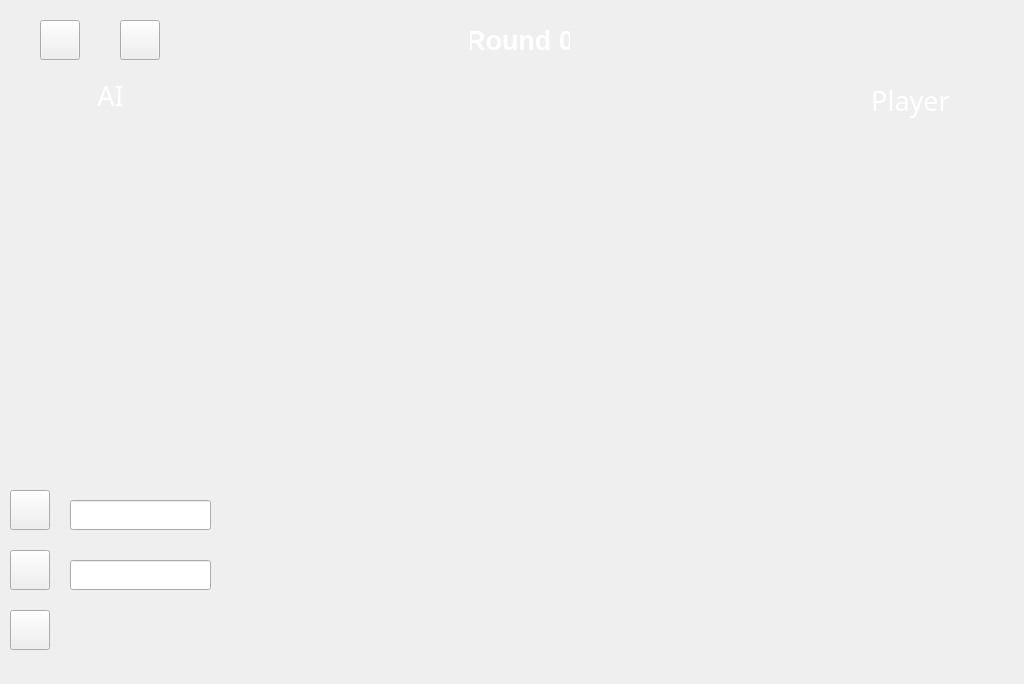
<?xml version="1.0" encoding="UTF-8"?>
<ui version="4.0">
 <class>HumanvsAi</class>
 <widget class="QWidget" name="HumanvsAi">
  <property name="geometry">
   <rect>
    <x>0</x>
    <y>0</y>
    <width>1024</width>
    <height>684</height>
   </rect>
  </property>
  <property name="windowTitle">
   <string>Form</string>
  </property>
  <widget class="QPushButton" name="aiButton">
   <property name="geometry">
    <rect>
     <x>10</x>
     <y>490</y>
     <width>40</width>
     <height>40</height>
    </rect>
   </property>
   <property name="text">
    <string/>
   </property>
  </widget>
  <widget class="QLineEdit" name="info_ai">
   <property name="geometry">
    <rect>
     <x>70</x>
     <y>500</y>
     <width>141</width>
     <height>30</height>
    </rect>
   </property>
   <property name="sizePolicy">
    <sizepolicy hsizetype="Fixed" vsizetype="Fixed">
     <horstretch>0</horstretch>
     <verstretch>0</verstretch>
    </sizepolicy>
   </property>
   <property name="autoFillBackground">
    <bool>false</bool>
   </property>
   <property name="readOnly">
    <bool>true</bool>
   </property>
  </widget>
  <widget class="QPushButton" name="mapButton">
   <property name="geometry">
    <rect>
     <x>10</x>
     <y>550</y>
     <width>40</width>
     <height>40</height>
    </rect>
   </property>
   <property name="text">
    <string/>
   </property>
  </widget>
  <widget class="QLineEdit" name="info_map">
   <property name="geometry">
    <rect>
     <x>70</x>
     <y>560</y>
     <width>141</width>
     <height>30</height>
    </rect>
   </property>
   <property name="sizePolicy">
    <sizepolicy hsizetype="Fixed" vsizetype="Fixed">
     <horstretch>0</horstretch>
     <verstretch>0</verstretch>
    </sizepolicy>
   </property>
  </widget>
  <widget class="QWidget" name="verticalLayoutWidget_2">
   <property name="geometry">
    <rect>
     <x>830</x>
     <y>140</y>
     <width>181</width>
     <height>431</height>
    </rect>
   </property>
   <layout class="QVBoxLayout" name="verticalLayout_2"/>
  </widget>
  <widget class="QPushButton" name="startButton">
   <property name="geometry">
    <rect>
     <x>10</x>
     <y>610</y>
     <width>40</width>
     <height>40</height>
    </rect>
   </property>
   <property name="text">
    <string/>
   </property>
  </widget>
  <widget class="QPushButton" name="returnButton">
   <property name="geometry">
    <rect>
     <x>40</x>
     <y>20</y>
     <width>40</width>
     <height>40</height>
    </rect>
   </property>
   <property name="text">
    <string/>
   </property>
  </widget>
  <widget class="QWidget" name="verticalLayoutWidget_3">
   <property name="geometry">
    <rect>
     <x>230</x>
     <y>80</y>
     <width>591</width>
     <height>531</height>
    </rect>
   </property>
   <layout class="QVBoxLayout" name="verticalLayout_3"/>
  </widget>
  <widget class="QPushButton" name="helpButton">
   <property name="geometry">
    <rect>
     <x>120</x>
     <y>20</y>
     <width>40</width>
     <height>40</height>
    </rect>
   </property>
   <property name="text">
    <string/>
   </property>
  </widget>
  <widget class="QLabel" name="label">
   <property name="geometry">
    <rect>
     <x>60</x>
     <y>80</y>
     <width>101</width>
     <height>31</height>
    </rect>
   </property>
   <property name="palette">
    <palette>
     <active>
      <colorrole role="WindowText">
       <brush brushstyle="SolidPattern">
        <color alpha="255">
         <red>255</red>
         <green>255</green>
         <blue>255</blue>
        </color>
       </brush>
      </colorrole>
     </active>
     <inactive>
      <colorrole role="WindowText">
       <brush brushstyle="SolidPattern">
        <color alpha="255">
         <red>255</red>
         <green>255</green>
         <blue>255</blue>
        </color>
       </brush>
      </colorrole>
     </inactive>
     <disabled>
      <colorrole role="WindowText">
       <brush brushstyle="SolidPattern">
        <color alpha="255">
         <red>120</red>
         <green>120</green>
         <blue>120</blue>
        </color>
       </brush>
      </colorrole>
     </disabled>
    </palette>
   </property>
   <property name="font">
    <font>
     <family>SimHei</family>
     <pointsize>20</pointsize>
    </font>
   </property>
   <property name="text">
    <string>AI</string>
   </property>
   <property name="alignment">
    <set>Qt::AlignCenter</set>
   </property>
  </widget>
  <widget class="QLabel" name="playerLabel">
   <property name="geometry">
    <rect>
     <x>830</x>
     <y>80</y>
     <width>161</width>
     <height>41</height>
    </rect>
   </property>
   <property name="palette">
    <palette>
     <active>
      <colorrole role="WindowText">
       <brush brushstyle="SolidPattern">
        <color alpha="255">
         <red>255</red>
         <green>255</green>
         <blue>255</blue>
        </color>
       </brush>
      </colorrole>
     </active>
     <inactive>
      <colorrole role="WindowText">
       <brush brushstyle="SolidPattern">
        <color alpha="255">
         <red>255</red>
         <green>255</green>
         <blue>255</blue>
        </color>
       </brush>
      </colorrole>
     </inactive>
     <disabled>
      <colorrole role="WindowText">
       <brush brushstyle="SolidPattern">
        <color alpha="255">
         <red>120</red>
         <green>120</green>
         <blue>120</blue>
        </color>
       </brush>
      </colorrole>
     </disabled>
    </palette>
   </property>
   <property name="font">
    <font>
     <family>SimHei</family>
     <pointsize>20</pointsize>
    </font>
   </property>
   <property name="text">
    <string>Player</string>
   </property>
   <property name="alignment">
    <set>Qt::AlignCenter</set>
   </property>
  </widget>
  <widget class="QLabel" name="roundLabel">
   <property name="geometry">
    <rect>
     <x>470</x>
     <y>20</y>
     <width>100</width>
     <height>40</height>
    </rect>
   </property>
   <property name="sizePolicy">
    <sizepolicy hsizetype="Fixed" vsizetype="Fixed">
     <horstretch>0</horstretch>
     <verstretch>0</verstretch>
    </sizepolicy>
   </property>
   <property name="palette">
    <palette>
     <active>
      <colorrole role="WindowText">
       <brush brushstyle="SolidPattern">
        <color alpha="255">
         <red>255</red>
         <green>255</green>
         <blue>255</blue>
        </color>
       </brush>
      </colorrole>
     </active>
     <inactive>
      <colorrole role="WindowText">
       <brush brushstyle="SolidPattern">
        <color alpha="255">
         <red>255</red>
         <green>255</green>
         <blue>255</blue>
        </color>
       </brush>
      </colorrole>
     </inactive>
     <disabled>
      <colorrole role="WindowText">
       <brush brushstyle="SolidPattern">
        <color alpha="255">
         <red>120</red>
         <green>120</green>
         <blue>120</blue>
        </color>
       </brush>
      </colorrole>
     </disabled>
    </palette>
   </property>
   <property name="font">
    <font>
     <pointsize>20</pointsize>
     <weight>75</weight>
     <bold>true</bold>
    </font>
   </property>
   <property name="text">
    <string>Round 0</string>
   </property>
   <property name="alignment">
    <set>Qt::AlignCenter</set>
   </property>
  </widget>
 </widget>
 <resources/>
 <connections/>
</ui>
